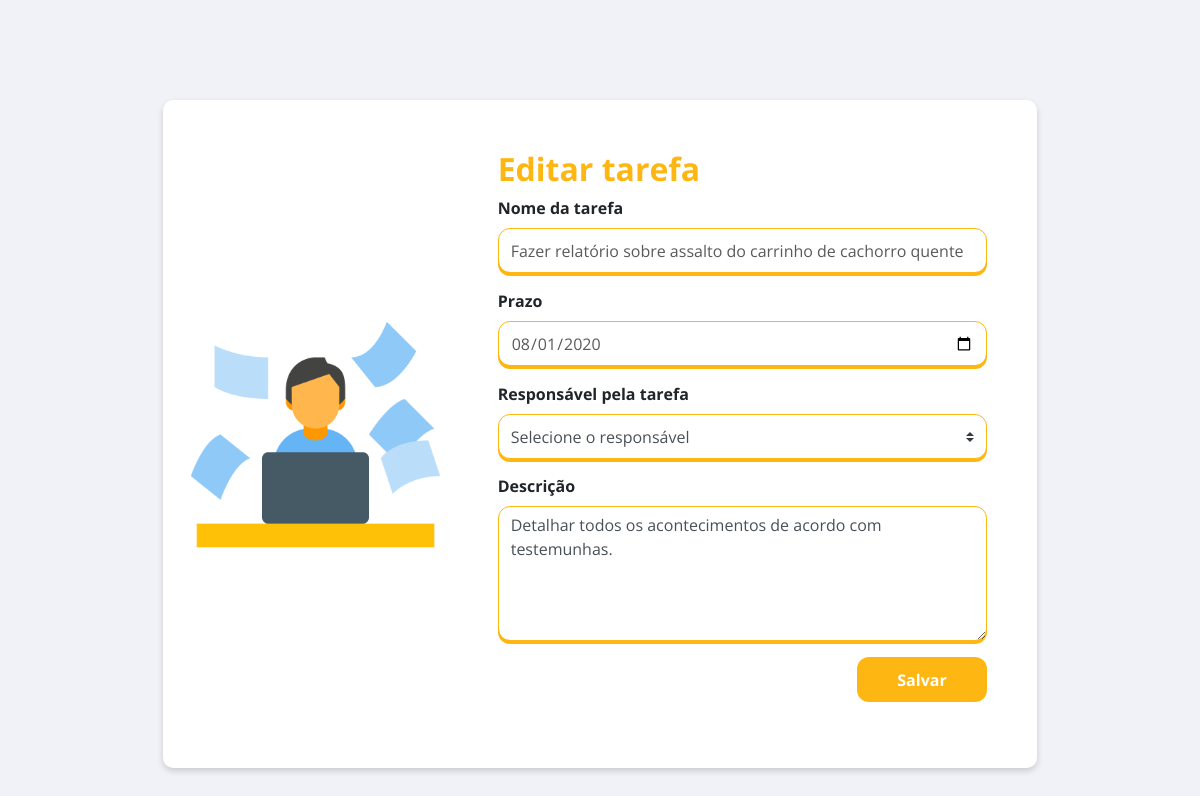
The app's page /views/edit.php?id=64 (signed in) with its own data.
### tables this page shows
CREATE TABLE `tb_task` (
  `id_task` int(11) NOT NULL,
  `name_task` varchar(100) NOT NULL,
  `date_task` datetime NOT NULL,
  `resp_task` varchar(50) NOT NULL,
  `desc_task` varchar(500) NOT NULL
);

### controllers/calcDate.php (called while the page is built, shortened)
<?php
function formatDateBd($date){
    return date("Y-m-d", strtotime($date));
}

### views/edit.php (the view, shortened to what this page needs)
<?php
include('../controllers/calcDate.php');
$id = filter_input(INPUT_GET, 'id', FILTER_SANITIZE_NUMBER_INT);
$result = $link->query("SELECT * FROM tb_task WHERE id_task = '$id'");
$row_task = mysqli_fetch_assoc($result);
?>
<!DOCTYPE html>
<html lang="pt-br">
<head>
    <link rel="stylesheet" href="https://pro.fontawesome.com/releases/v5.10.0/css/all.css"
/>
    <link href="https://stackpath.bootstrapcdn.com/bootstrap/4.5.0/css/bootstrap.min.css" rel="stylesheet"
>
    <link rel="stylesheet" href="css/register.css">
</head>
<body>
    <div class="container">
        <div class="row justify-content-center">
            <div class="col-md-12 col-sm-12 form-area">
                <div class="col-md-4 col-sl-4 logo-area"></div>
                <div class="col-md-8 col-sl-8 login-area">
                    <h3>Editar tarefa</h3>
                    <form action="../models/procEdit.php" method="POST">
                        <div class="form-group">
                            <label for="task-name">Nome da tarefa</label>
                            <input type="text" id="task-name" name="task-name" class="form-control" value="<?php echo $row_task['name_task']; ?>" required>
                        </div>
                        <div class="form-group">
                            <label for="date">Prazo</label>
                            <input type="date" id="date" name="date" class="form-control" value="<?php echo formatDateBd($row_task['date_task']); ?>" required>
                        </div>
                        <div class="form-group">
                            <label for="task-resp">Responsável pela tarefa</label>
                            <select id="task-resp" name="resp-task" class="browser-default custom-select" required>
                            <option value="" selected>Selecione o responsável</option>
                            </select>
                        <div class="form-group task-desc">
                            <label for="task-desc">Descrição</label>
                            <textarea id="desc-task" name="desc-task" class="form-control" rows="5" required><?php echo $row_task['desc_task']; ?></textarea>
                        </div>
                        </div>
                        <div class="form-group btn-form">
                            <button type="submit" class="btn-access">Salvar</button>
                        </div>
                    </form>
                </div>
            </div>
        </div>
    </div>
</body>
</html>

### views/css/register.css (style rules this page uses)
html, body { height: 100%; font-family: 'Open Sans', sans-serif; background-color: #F1F2F7; }
.form-area { max-width: 874px; margin-top: 100px; padding: 10px; border-radius: 10px; box-shadow: 0px 3px 6px #00000029; background-color: #FFF; }
.logo-area, .login-area { height: 100%; }
.logo-area { float: left; background: url(../img/background/bg-task.png) no-repeat; background-position: center; background-size: 100%; }
.login-area { float: right; padding: 40px; }
.login-area h3 { color: #FEB712; font-weight: bold; font-size: 2em; }
.login-area p, .login-area input, .forget-password a { color: #5A5A5A; }
.login-area input, .login-area select, .login-area textarea { height: 45px; border: 1px solid #FEB712; box-shadow: 0px 3px #FEB712; border-radius: 12px !important; }
.login-area label { font-weight: bold; }
.task-desc { margin-top: 15px; }
.login-area textarea { height: 135px; }
.footer-form, .btn-form, .forget-password { padding: 0; }
.btn-form { float: right; text-align: right; }
.btn-access, .btn-cancel { color: #FFF; font-weight: bold; width: 130px; height: 45px; border-radius: 12px; border: none; transition: .3s ease; }
.btn-access { background-color: #FEB712; }

### records on screen
tb_task: task-name "Fazer relatório sobre assalto do carrinho de cachorro quente", date "08/01/2020", desc-task "Detalhar todos os acontecimentos de acordo com testemunhas."
